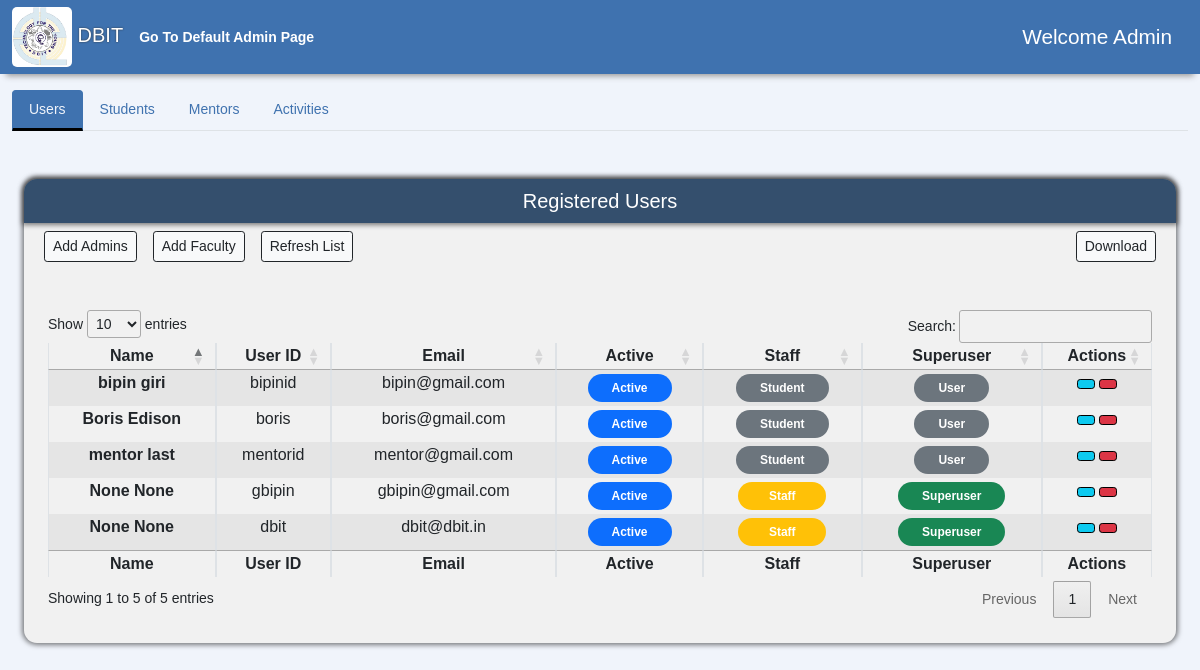
Page /AdminPage/ (signed in) on the earlier database version.
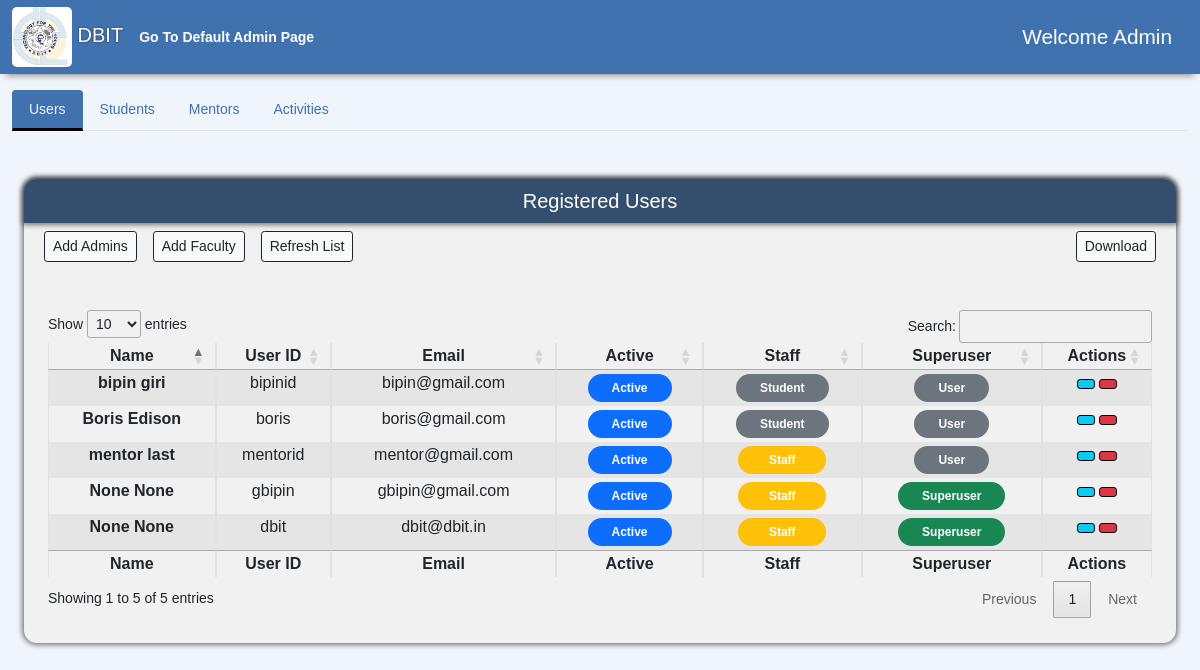
Same page on the later database version.
### accounts/models.py (models this page shows, shortened)
class User(AbstractUser):
    usr_id = models.CharField(max_length=50, unique=True)
    username = None
    email = models.EmailField(max_length=255, unique=True)
    created_on = models.DateTimeField(auto_now_add=True)
    is_active = models.BooleanField(default=True)
    is_staff = models.BooleanField(default=False)
    is_superuser = models.BooleanField(default=False)
    first_name = models.CharField(max_length=50, null=True)
    last_name = models.CharField(max_length=50, null=True)
    middle_name = models.CharField(max_length=50, null=True)
    phone = models.CharField(max_length=10, null=True, blank=True)
    profile_img = models.ImageField(
        default='logo.png', null=True, blank=True, upload_to='images/')
    USERNAME_FIELD = 'email'
    REQUIRED_FIELDS = ['usr_id', ]
    objects = CustomUserManager()

### AdminPage/views.py (the view)
# urls.py: path('', views.Adminpage, name= 'admin'),
@login_required(login_url='Login')
def Adminpage(request):
    if request.user.is_superuser:
        users = User.objects.all()
        context = {'users': users}
        return render(request,'AdminPage/admin-user.html',context)
    else:
        return HttpResponse("You are not authorized to view this page")

### AdminPage/templates/AdminPage/admin-user.html (shortened to what the changed rows need)
{% extends "admin.html" %}
{% load static %}
{% block userTabContent %}
<div class="tab-pane fade show active" id="nav-users" role="tabpanel" aria-labelledby="nav-users-tab">
    <div class="container-fluid mb-5">
        <div class="sidebar flex-shrink-0 dashboard-navigation">
            <div class="table-div m-4 mt-4 mb-4">
                <table class="table table-striped table-bordered" style="widows: 100%;" id="user-table">
                    <thead>
                        <tr>
                            <th scope="col" class="px-2 py-1 text-center">Name</th>
                            <th scope="col" class="px-2 py-1 text-center">User ID</th>
                            <th scope="col" class="px-2 py-1 text-center">Email</th>
                            <th scope="col" class="px-2 py-1 text-center">Active</th>
                            <th scope="col" class="px-2 py-1 text-center">Staff</th>
                            <th scope="col" class="px-2 py-1 text-center">Superuser</th>
                            <th scope="col" class="px-2 py-1 text-center">Actions</th>
                        </tr>
                    </thead>
                    <tbody>
                        {% for user in users %}
                        <tr>
                            <th scope="row" class="px-2 py-1 text-center">{{user.first_name}} {{ user.last_name}}</th>
                            <td class="px-2 py-1 text-center">{{user.usr_id}}</td>
                            <td class="px-2 py-1 text-center">{{user.email}}</td>
                            <td class="px-2 py-1 text-center">
                                {% if user.is_active %}
                                <span class="badge bg-primary rounded-pill px-4 py-2">Active</span> {% else %}
                                <span class="badge bg-danger rounded-pill px-4 py-2">Inactive</span> {% endif %}
                          </td>
                            <td class="px-2 py-1 text-center">
                                {% if user.is_staff %}
                                <span class="badge bg-warning rounded-pill px-4 py-2">&nbsp Staff &nbsp</span> {% else %}
                                <span class="badge bg-secondary rounded-pill px-4 py-2">Student</span> {% endif %}
                            </td>
                            <td class="px-2 py-1 text-center">
                                {% if user.is_superuser %}
                                <span class="badge bg-success rounded-pill px-4 py-2">Superuser</span> {% else %}
                                <span class="badge bg-secondary rounded-pill px-4 py-2">User</span> {% endif %}
                            </td>
                            <td class="px-2 py-1 text-center" >
                                <button type="button" class="btn btn-info ms-auto btn-sm" style="border-color: black" {% if user.is_superuser %} onClick="window.location.reload()" {% else %} onClick="window.location.href='{% url 'update-user' user.usr_id %}'" {% endif %}>
                                </button>
                                <form action="{% url 'delete-user' user.id %}" class="mb-0" style="display: inline-block" method='POST'>
                                    <button type="submit" class="btn btn-danger ms-auto btn-sm" style="border-color: black" onClick="return confirm('Are you sure Do you want to delete this user/account ?');">
                                    </button>
                                </form>
                            </td>
                        </tr>
                        {% endfor %}
                    </tbody>
                    <tfoot>
                        <tr>
                            <th scope="col" class="px-2 py-1 text-center">Name</th>
                            <th scope="col" class="px-2 py-1 text-center">User ID</th>
                            <th scope="col" class="px-2 py-1 text-center">Email</th>
                            <th scope="col" class="px-2 py-1 text-center">Active</th>
                            <th scope="col" class="px-2 py-1 text-center">Staff</th>
                            <th scope="col" class="px-2 py-1 text-center">Superuser</th>
                            <th scope="col" class="px-2 py-1 text-center">Actions</th>
                        </tr>
                    </tfoot>
                </table>
            </div>
        </div>
    </div>
</div>
{% endblock %}

Differences in the rows shown:
changed User "mentor": is_staff "Student" → "Staff"
